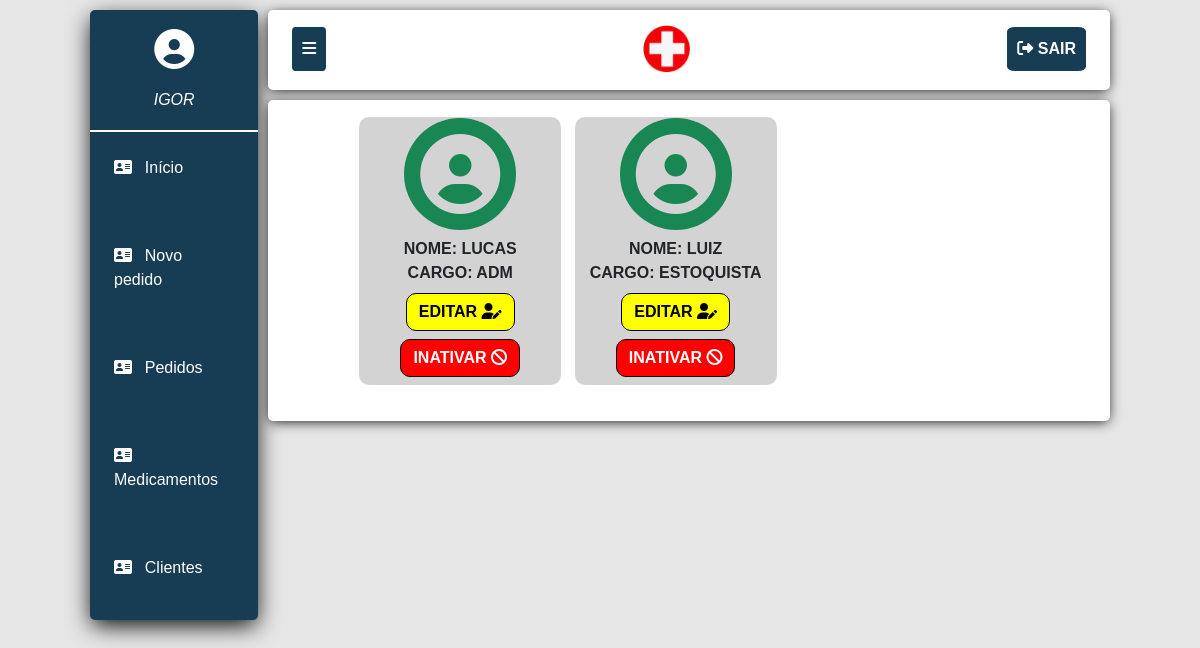
Screenshot of /funcionarios.php (signed in) with the database file from the repository.
### tables this page shows
CREATE TABLE `usuario` (
  `id_usuario` int(11) NOT NULL,
  `usuario` varchar(100) NOT NULL,
  `senha` varchar(100) NOT NULL,
  `acesso` varchar(100) NOT NULL,
  `status` varchar(10) NOT NULL
);

### funcionarios.php (the view, shortened to what this page needs)
<?php
include ('includes/dashboard.php');
?>
<div style='padding: 10px 10%; display: flex;flex-wrap: wrap;'>
    <?php
        $queryFunc = mysqli_query($conexao, "SELECT * FROM usuario WHERE status = 'ativo' AND id_usuario != '".$_SESSION['userid']."'");
        while ($resultFunc = mysqli_fetch_array($queryFunc)){
    ?>
	<div class='perfis'>
        <span class="status-<?= $resultFunc['status'] ?>"><i class='fas fa-user-circle'></i></span>
        <p>Nome: <?= $resultFunc['usuario'] ?></p>
        <p>Cargo: <?= $resultFunc['acesso'] ?></p>
        <div style="display: flex; flex-direction: column; align-items: center;">
            <a style="margin: 0.5rem 0; margin-bottom: 0;" href='editarFuncionario.php?ef=<?= $resultFunc['id_usuario'] ?>'><button class="btn btn-warning">EDITAR</strong> <i class='fas fa-user-edit'></i></button></a>
            <button style="margin: 0.5rem 0;" onclick="inativar(<?= $resultFunc['id_usuario'] ?>)" class="btn btn-danger">INATIVAR</strong> <i class="fas fa-ban"></i></button>
        </div>
    </div>
<?php } ?>
</div>
<div style='padding: 10px 10%; display: flex;flex-wrap: wrap;'>
</div>
<?php
include ('includes/footer.php');
?>

### css/estilo.css (style rules this page uses)
* { box-sizing: border-box; margin: 0; padding: 0; }
body { margin: 0 7.5% !important; font-family: 'Raleway', sans-serif; background-color: rgb(230,230,230); }

### funcionarios.php (style rules this page uses)
.perfis { margin: 1%; background-color: lightgrey; display: flex; flex-direction: column; align-items: center; width: 30%; border-radius: 10px; }
.perfis p { text-transform: uppercase; font-weight: 700; margin: 0; padding: 0; text-align: center; }
.perfis span:nth-child(1) { font-size: 5rem; }
.btn-warning { background-color: yellow !important; border: 1px solid #000000; font-weight: bold; border-radius: 10px; }
.btn-danger { background-color: red !important; border: 1px solid #000000; font-weight: bold; border-radius: 10px; }
.status-ativo i { background-color: #198754; color: lightgrey;; border-radius: 50%; padding: 1rem; }

### rows the page displays
usuario: usuario "LUCAS", acesso "ADM"
usuario: usuario "LUIZ", acesso "ESTOQUISTA"

### other values shown
$_SESSION['usuario'] "IGOR"
